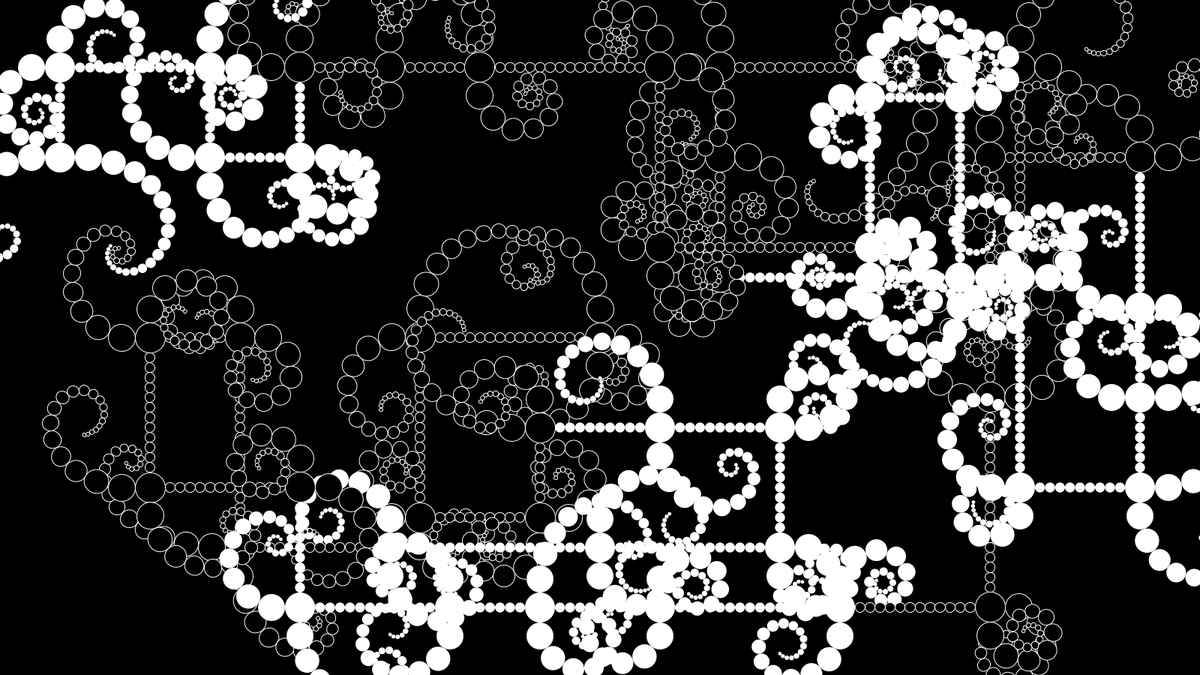
Frame 1 (no input)
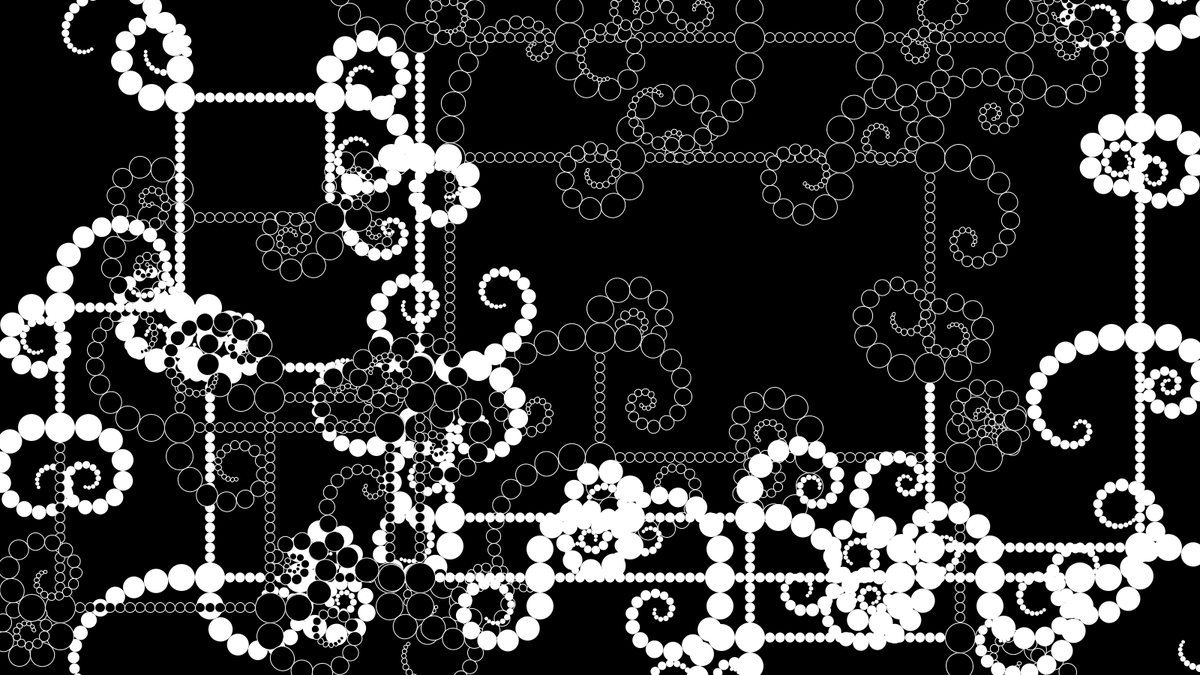
Frame 2 (the mouse pressed at the canvas centre, redrawn once)

The Processing sketch that drew these frames (run headless with seeded random() and noise(); the mouse was pressed at the canvas centre and the sketch redrawn once):

// Processing sketch: meaningless_perfect_conversation
// ── meaningless_perfect_conversation.pde
long _seed = 1;

void setup()
{
  size(1600, 900);
  background(0);
  smooth();
  noLoop();
  
  randomSeed(_seed);
}

void draw()
{
  background(0);
  
  walk(width/2, height/2, width-50, height-50, 20, 3, 50);
  //walk(width/2, height/2, width, height, 20, 3, 300);
  
  println(_seed);
}

void walk(float init_x, float init_y, float wid, float hei, float r, int num, int maxiterations)
{
  float[][] pos = new float[maxiterations+1][2];
  float[] rad = new float[maxiterations+1];
  float[] a = new float[maxiterations+1];
  pos[0][0] = init_x; pos[0][1] = init_y;
  
  for (int i = 0; i < maxiterations; i++)
  {
    float rr = r/(float)num;
    a[i] = (int)random(100)%5+2;
    
    if (i%10 <= 4)
    {
      stroke(255);
      strokeWeight(1);
      fill(0);
    }
    else
    {
      noStroke();
      fill(255);
    }
    
    ellipse(pos[i][0], pos[i][1], 2.0*r, 2.0*r);
    
    if (i == 0)
    {
      rad[0] = HALF_PI*((int)random(100)%4);
      
      for (int j = 0; j < 3; j++)
      {
        float dir = rad[0] + HALF_PI*(float)(j+1);
        float b = 0.9;
        pushMatrix();
        translate(pos[i][0], pos[i][1]);
        rotate(dir);
        translate((1.0+b)*r, 0);
        drawCircles(b*r, b, 20, 10*i+j, (int)random(100)%2);
        popMatrix();
      }
    }
    else
    {
      int edge1 = 0, edge2 = 0;
      float xx = pos[i-1][0] + (r+rr)*cos(rad[i-1]);
      float yy = pos[i-1][1] + (r+rr)*sin(rad[i-1]);
      
      for (int j = 0; j < 3; j++)
      {
        float dir = rad[i-1] + HALF_PI*(float)(j-1);
        float x = pos[i][0] + 2.0*r*(a[i]+1.0)*cos(dir);
        float y = pos[i][1] + 2.0*r*(a[i]+1.0)*sin(dir);
        boolean flg = false;
        
        // not to be on shapes or lines which have already drawn
        for (int k = 0; k < i; k++)
        {
          float dx = pos[k+1][0]-pos[k][0];
          float dy = pos[k+1][1]-pos[k][1];
          if (((((dx > r) && (pos[k][0]-r < x && x < pos[k+1][0]+r)) || ((dx < -r) && (pos[k+1][0]-r < x && x < pos[k][0]+r))) && (abs(y-pos[k][1]) < r))
            || ((((dy > r) && (pos[k][1]-r < y && y < pos[k+1][1]+r)) || ((dy < -r) && (pos[k+1][1]-r < y && y < pos[k][1]+r))) && (abs(x-pos[k][0]) < r)))
          {
            flg = true;
            break;
          }
        }
        
        // not to be out of screen
        if (x > init_x-wid/2+r && x < init_x+wid/2-r && y > init_y-hei/2+r && y < init_y+hei/2-r)
        {
          if (!flg) // add condition
          {
            edge1 += (int)pow(10, j);
          }
          edge2 += (int)pow(10, j);
        }
      }
      
      rad[i] = rad[i-1] + decideDirection(edge1, edge2);
      
      for (int j = 0; j < a[i-1]*num; j++)
      {
        ellipse(xx, yy, 2.0*rr, 2.0*rr);
        
        xx += 2.0*rr*cos(rad[i-1]);
        yy += 2.0*rr*sin(rad[i-1]);
      }
      
      for (int j = 0; j < 3; j++)
      {
        float dir = rad[i-1] + HALF_PI*(float)(j-1);
        if (dir != rad[i])
        {
          float b = 0.9;
          pushMatrix();
          translate(pos[i][0], pos[i][1]);
          rotate(dir);
          translate((1.0+b)*r, 0);
          drawCircles(b*r, b, 20, 10*i+j, (int)random(100)%2);
          popMatrix();
        }
      }
    }
    
    pos[i+1][0] = pos[i][0] + 2.0*r*(a[i]+1.0)*cos(rad[i]);
    pos[i+1][1] = pos[i][1] + 2.0*r*(a[i]+1.0)*sin(rad[i]);
  }
}

float decideDirection(int num1, int num2)
{
  int dir_num = 0;
  switch (num1)
  {
    case 0:
      if (num1 != num2)
      {
        println("ignore");
        return decideDirection(num2, num2);
      }
      break;
    case 1:
      dir_num = -1;
      break;
    case 10:
      dir_num = 0;
      break;
    case 11:
      dir_num = (int)random(100)%2-1;
      break;
    case 100:
      dir_num = 1;
      break;
    case 101:
      dir_num = ((int)random(100)%2)*2-1;
      break;
    case 110:
      dir_num = (int)random(100)%2;
      break;
    case 111:
      dir_num = (int)random(100)%3-1;
      break;
  }
  return HALF_PI*(float)dir_num;
}

void drawCircles(float r, float a, int iterations, int seed, int option)
{
  if (iterations > 0)
  {
    float maxrad = HALF_PI/1.5*(float)(1-2*option);
    float rad = map(noise(iterations*0.05, seed, _seed), 0, 1, 0, maxrad);
    ellipse(0, 0, 2.0*r, 2.0*r);
    //drawSquare(0, 0, 2.0*r);
    pushMatrix();
    rotate(rad);
    translate((1.0+a)*r, 0);
    drawCircles(a*r, a, iterations-1, seed, option);
    popMatrix();
  }
}

void keyPressed()
{
  if (keyCode == ENTER)
  {
    save("image"+str(_seed)+".jpg");
  }
  else if (keyCode == RIGHT)
  {
    _seed++;
    randomSeed(_seed);
    noiseSeed(_seed);
    redraw();
  }
  else if (keyCode == LEFT && _seed > 0)
  {
    _seed--;
    randomSeed(_seed);
    noiseSeed(_seed);
    redraw();
  }
}
